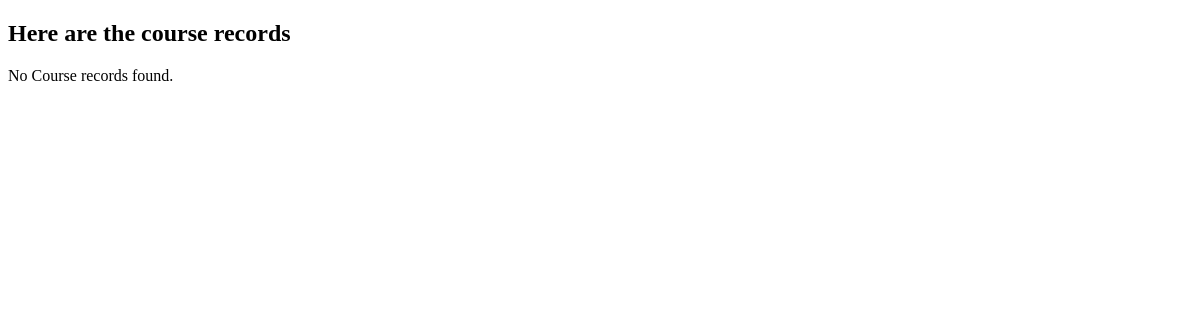
Before: / with the older database file.
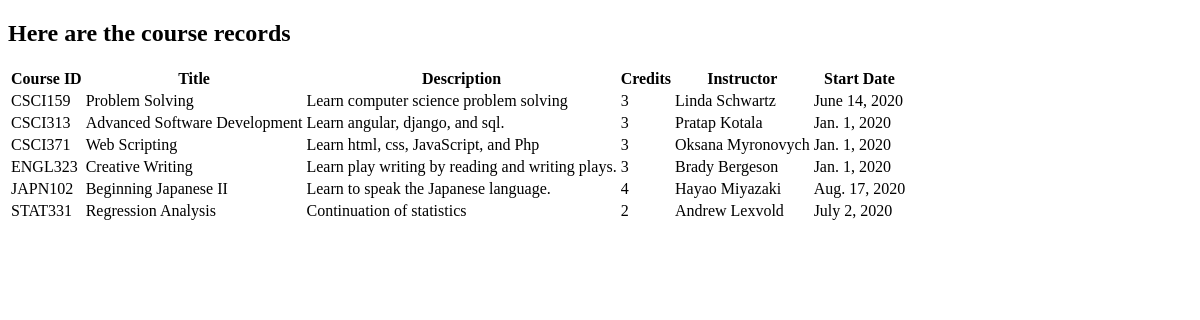
After: the same page with the newer database file.
### course_app/models.py (models this page shows, shortened)
class Course(models.Model):
    course_id = models.CharField(max_length = 10, primary_key = True)
    course_title = models.CharField(max_length = 30)
    course_description = models.CharField(max_length = 300)
    course_credit = models.IntegerField()
    course_instructor = models.CharField(max_length = 50)
    course_startDate = models.DateField()

### course_app/views.py (the view)
# urls.py: path('', views.index, name='index'),
def index(request):
    course_list = Course.objects.order_by('course_id')
    course_dict = {'course': course_list}
    return render(request, 'course_app/index.html', context = course_dict)

### templates/course_app/index.html (shortened to what this page needs)
<!DOCTYPE html>
{% load static %}
<html>
<head>
	<link rel="stylesheet" href="{% static 'css/styles.css'%}" />
</head>
<body>
	<h2>Here are the course records</h2>
	<div>
		{% if course %}
		<table>
			<thead>
				<th>Course ID</th>
				<th>Title</th>
				<th>Description</th>
				<th>Credits</th>
				<th>Instructor</th>
				<th>Start Date</th>
			</thead>
			{% for c in course %}
				<tr>
					<td>{{c.course_id}}</td>
					<td>{{c.course_title}}</td>
					<td>{{c.course_description}}</td>
					<td>{{c.course_credit}}</td>
					<td>{{c.course_instructor}}</td>
					<td>{{c.course_startDate}}</td>
				</tr>
			{% endfor %}
		</table>
		{% else %}
			<p>No Course records found.</p>
		{% endif %}
	</div>
</body>
</html>

Changed rows visible on the page:
added Course: course_id "CSCI159", course_title "Problem Solving", course_description "Learn computer science problem solving", course_credit "3", course_instructor "Linda Schwartz", course_startDate "June 14, 2020"
added Course: course_id "CSCI313", course_title "Advanced Software Development", course_description "Learn angular, django, and sql.", course_credit "3", course_instructor "Pratap Kotala", course_startDate "Jan. 1, 2020"
added Course: course_id "CSCI371", course_title "Web Scripting", course_description "Learn html, css, JavaScript, and Php", course_credit "3", course_instructor "Oksana Myronovych", course_startDate "Jan. 1, 2020"
added Course: course_id "ENGL323", course_title "Creative Writing", course_description "Learn play writing by reading and writing plays.", course_credit "3", course_instructor "Brady Bergeson", course_startDate "Jan. 1, 2020"
added Course: course_id "JAPN102", course_title "Beginning Japanese II", course_description "Learn to speak the Japanese language.", course_credit "4", course_instructor "Hayao Miyazaki", course_startDate "Aug. 17, 2020"
added Course: course_id "STAT331", course_title "Regression Analysis", course_description "Continuation of statistics", course_credit "2", course_instructor "Andrew Lexvold", course_startDate "July 2, 2020"
Other visible differences:
text no longer shown: "No Course records found."
text now shown: "Course ID Title Description Credits Instructor Start Date"
